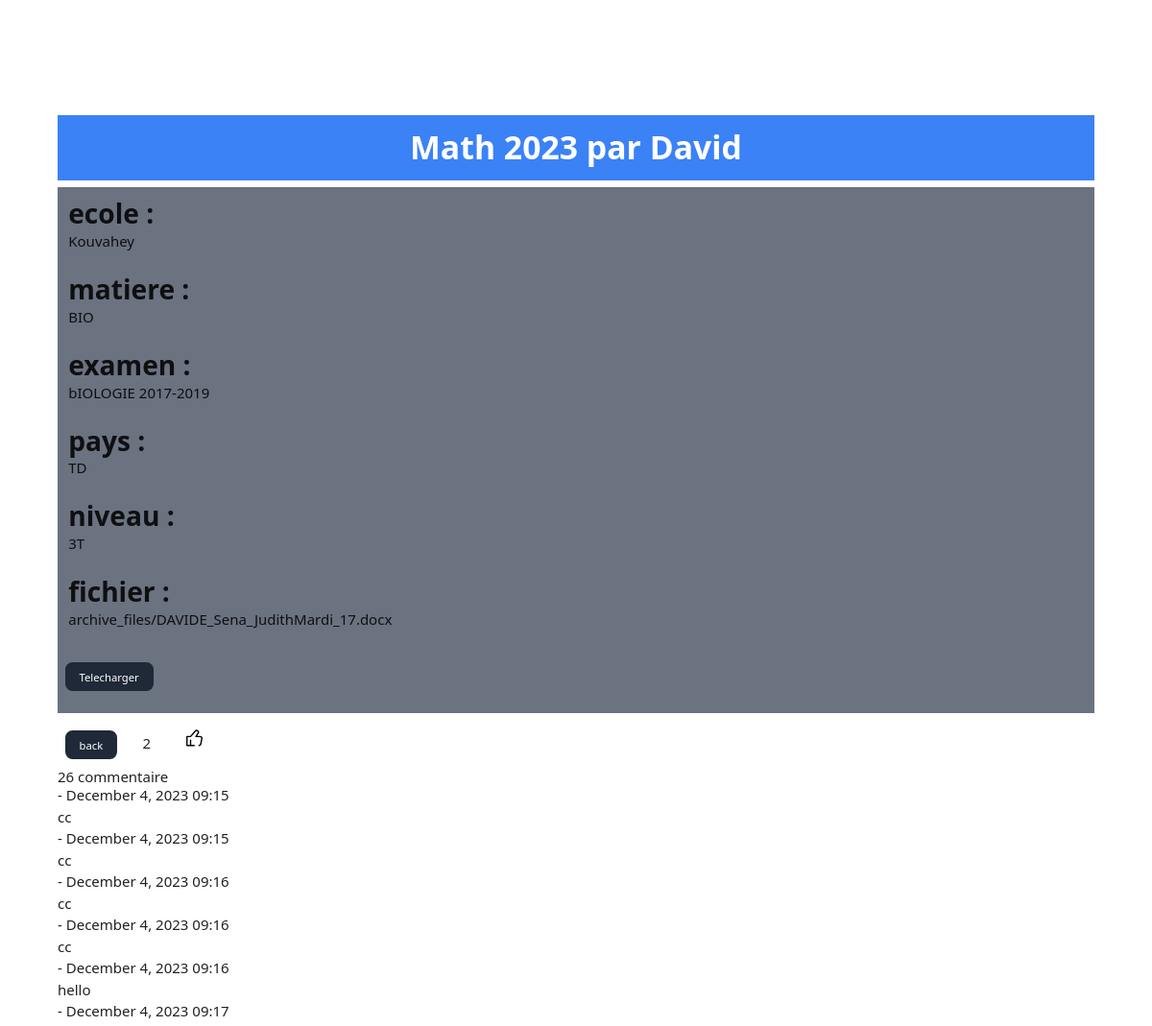
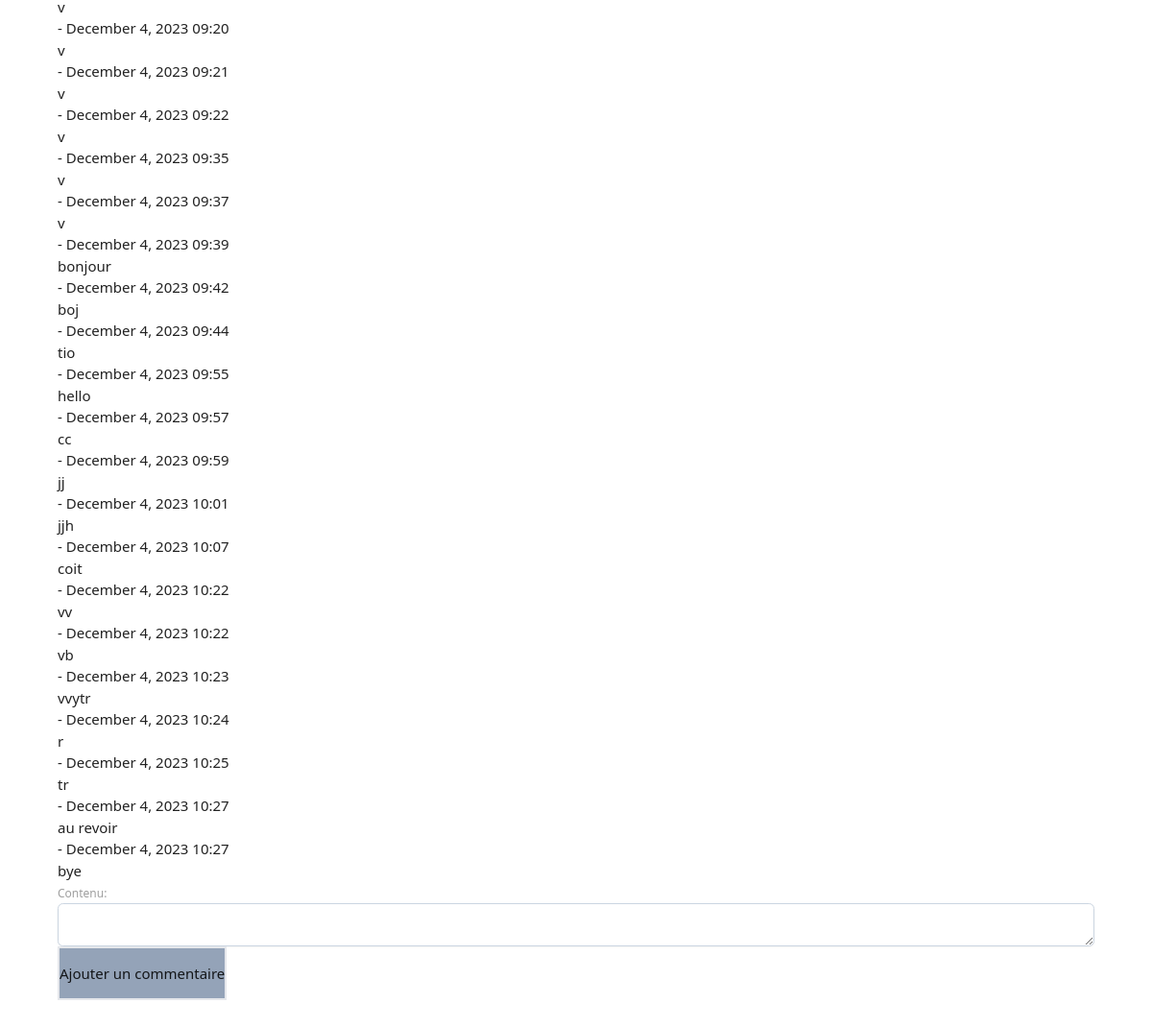
Page /archive/detail_archive/1/ (signed in) on the committed database (2 pictures, top to bottom).
### Archive/models.py (models this page shows, shortened)
class Archive(models.Model):
    titre = models.CharField(max_length=255)
    publicateur = models.CharField(max_length=255)
    ecole = models.CharField(max_length=255)
    matiere = models.CharField(max_length=255)
    examen = models.CharField(max_length=255)
    pays = models.CharField(max_length=255)
    niveau = models.CharField(max_length=255)
    fichier = models.FileField(upload_to='archive_files/')
    archive_likes = models.ManyToManyField(User, related_name='archive_like', default="None", blank="True")
    archive_like_count = models.BigIntegerField(default='0')
    download_count = models.PositiveIntegerField(default=0)

class CommentArchive(models.Model):
    archive = models.ForeignKey(Archive, on_delete=models.CASCADE)
    auteur = models.CharField(max_length=100, default='')
    contenu = models.TextField()
    date = models.DateTimeField(auto_now_add=True)

### Archive/views.py (the view)
# urls.py: path('detail_archive/<int:archive_id>/', detail_archive, name='detail_archive'),
@login_required
def detail_archive(request, archive_id):
    archive = get_object_or_404(Archive, pk=archive_id)
    commentaire_archive = CommentArchive.objects.filter(archive=archive)
    new_comment_archive = None
    if request.method == 'POST':
        comment_archive_form = ArchiveCommentForm(data=request.POST)
        if comment_archive_form.is_valid():
            new_comment_archive = comment_archive_form.save(commit=False)
            new_comment_archive.archive = archive
            new_comment_archive.save()
    else:
        comment_archive_form = ArchiveCommentForm()
    context = {'archive': archive, 'commentaire_archive': commentaire_archive, 'comment_archive_form': comment_archive_form, 'new_comment_archive': new_comment_archive}
    return render(request, 'archive/detail_archive.html', context)

### Archive/forms.py
class ArchiveCommentForm(forms.ModelForm):
    class Meta:
        model = CommentArchive
        fields = ['contenu']
    contenu = forms.CharField(
        widget=forms.Textarea(attrs={'class': ' placeholder:italic placeholder:text-slate-400 block bg-white w-full border border-slate-300 rounded-md py-2 pl-3 pr-3 shadow-sm focus:outline-none focus:border-sky-500 focus:ring-sky-500 focus:ring-1 sm:text-sm items-center'}),
    )

### templates/archive/detail_archive.html (shortened to what this page needs)
{% extends 'base/base.html' %}
{% load tailwind_filters %}
{% block content %}
<div class="  my-16 py-16 px-16">
    <div class="bg-blue-500 text-white p-4 font-bold text-4xl text-center">
        {{ archive.titre }} par {{ archive.publicateur }}
    </div>
    <p class="bg-gray-500 mt-2 p-3"> <span class="font-bold text-3xl">ecole :</span>  </span> <br> {{ archive.ecole }}</p>
    <p class="bg-gray-500 p-3"> <span class="font-bold text-3xl">matiere :</span>  </span> <br> {{ archive.matiere }}</p>
    <p class="bg-gray-500 p-3"> <span class="font-bold text-3xl">examen :</span>  </span> <br> {{ archive.examen }}</p>
    <p class="bg-gray-500 p-3"> <span class="font-bold text-3xl">pays : </span> </span> <br> {{ archive.pays }}</p>
    <p class="bg-gray-500 p-3"> <span class="font-bold text-3xl">niveau :</span>  </span> <br> {{ archive.niveau }}</p>
    <div class="bg-gray-500 ">
        <p class="bg-gray-500 p-3"> <span class="font-bold text-3xl">fichier :</span>  </span> <br> {{ archive.fichier }}</p>
        <button id="telecharger-archive" class="bg-gray-800 text-white text-xs m-6 py-2 px-4 mx-2 rounded-lg hover:bg-blue-600 transition">Telecharger</a>
    </div>
    <div class="space-x-4 mt-4">
        <a  href="{% url 'home' %}" class="my-4 bg-gray-800 text-white text-xs py-2 px-4 mx-2 rounded-lg hover:bg-blue-600 transition">back</a>
        <span class="" id="like_count">{{archive.archive_like_count}}</span>
        <button class="like-btn pl-4" id="like-button" value="{{ archive.id }}">
        </button>
    </div>
    <div class="py-4">
        <h3>
            <span id="total-commentaires">
                {% with commentaire_archive.count as total_commentaire %}
                    {{ total_commentaire }}
                {% endwith %}
            </span>
            commentaire{{ total_commentaire|pluralize }}
        </h3>
        <div id="commentaires">
            {% for comment in commentaire_archive %}
                <div class="">
                    <p><strong>{{ comment.auteur }}</strong> - {{ comment.date|date:"F j, Y H:i" }}</p>
                    <p>{{ comment.contenu }}</p>
                </div>
            {% endfor %}
        </div>
        <form id="comment-form" method="POST" action="{% url 'archive:ajouter_commentaire_archive' archive_id=archive.id %}">
            {{ comment_archive_form | crispy }}
            <button type="submit" class="py-4 border-2 bg-slate-400">Ajouter un commentaire</button>
        </form>
    </div>
</div>
{% endblock %}

### rows in the picture
Archive: titre "Math 2023", publicateur "David", ecole "Kouvahey", matiere "BIO", examen "bIOLOGIE 2017-2019", pays "TD", niveau "3T", fichier "archive_files/DAVIDE_Sena_JudithMardi_17.docx", archive_like_count "2"
CommentArchive: date "December 4, 2023 09:15", contenu "cc"
CommentArchive: date "December 4, 2023 09:15", contenu "cc"
CommentArchive: date "December 4, 2023 09:16", contenu "cc"
CommentArchive: date "December 4, 2023 09:16", contenu "cc"
CommentArchive: date "December 4, 2023 09:16", contenu "hello"
CommentArchive: date "December 4, 2023 09:17", contenu "v"
CommentArchive: date "December 4, 2023 09:20", contenu "v"
CommentArchive: date "December 4, 2023 09:21", contenu "v"
CommentArchive: date "December 4, 2023 09:22", contenu "v"
CommentArchive: date "December 4, 2023 09:35", contenu "v"
CommentArchive: date "December 4, 2023 09:37", contenu "v"
CommentArchive: date "December 4, 2023 09:39", contenu "bonjour"
CommentArchive: date "December 4, 2023 09:42", contenu "boj"
CommentArchive: date "December 4, 2023 09:44", contenu "tio"
CommentArchive: date "December 4, 2023 09:55", contenu "hello"
CommentArchive: date "December 4, 2023 09:57", contenu "cc"
CommentArchive: date "December 4, 2023 09:59", contenu "jj"
CommentArchive: date "December 4, 2023 10:01", contenu "jjh"
CommentArchive: date "December 4, 2023 10:07", contenu "coit"
CommentArchive: date "December 4, 2023 10:22", contenu "vv"
CommentArchive: date "December 4, 2023 10:22", contenu "vb"
CommentArchive: date "December 4, 2023 10:23", contenu "vvytr"
CommentArchive: date "December 4, 2023 10:24", contenu "r"
CommentArchive: date "December 4, 2023 10:25", contenu "tr"
CommentArchive: date "December 4, 2023 10:27", contenu "au revoir"
CommentArchive: date "December 4, 2023 10:27", contenu "bye"

### other values in the picture
{{ total_commentaire }} "26"
